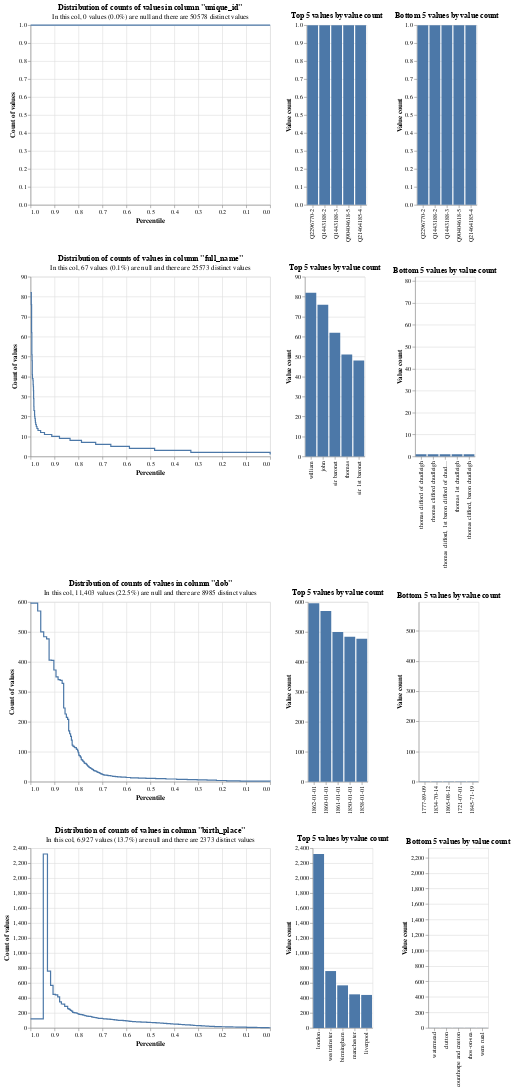

The notebook cell saved with this chart:
### Markdown cell above
# `profile_columns`

### Code cell
from splink import splink_datasets, DuckDBAPI
from splink.exploratory import profile_columns

df = splink_datasets.historical_50k
df = df[["unique_id", "full_name", "dob", "birth_place"]]
chart = profile_columns(df, db_api=DuckDBAPI(), top_n=5, bottom_n=5)
chart
